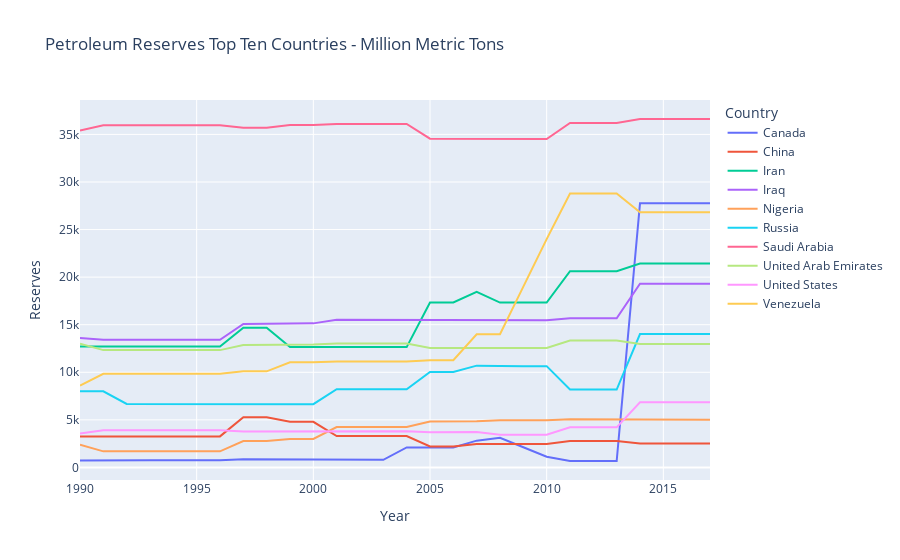

Notebook cell for this chart:
### Code cell
df2=top_countries_all_years.pivot(index='Year',columns='Country',values='Reserve_Qty_000')
px.line(df, 
        title='Petroleum Reserves Top Ten Countries - Million Metric Tons',
       labels={'value':'Reserves'})

### Figure 1 — Plotly figure (JSON) as saved in the notebook; plotly's stock layout.template omitted (floating-point values rounded to 4 significant figures)
{"data": [{"hovertemplate": "Country=Canada<br>Year=%{x}<br>Reserves=%{y}<extra></extra>", "legendgroup": "Canada", "line": {"color": "#636efa", "dash": "solid"}, "mode": "lines", "name": "Canada", "orientation": "v", "showlegend": true, "type": "scatter", "x": [1990, 1991, 1992, 1993, 1994, 1995, 1996, 1997, 1998, 1999, 2000, 2001, 2002, 2003, 2004, 2005, 2006, 2007, 2008, 2009, 2010, 2011, 2012, 2013, 2014, 2015, 2016, 2017], "xaxis": "x", "y": [720, 758, 758, 758, 758, 758, 758, 849, 849, 779, 779, 802, 802, 802, 2106, 2106, 2106, 2818, 3126, 2126, 1126, 678, 678, 678, 27750.0, 27750.0, 27750.0, 27750.0], "yaxis": "y"}, {"hovertemplate": "Country=China<br>Year=%{x}<br>Reserves=%{y}<extra></extra>", "legendgroup": "China", "line": {"color": "#EF553B", "dash": "solid"}, "mode": "lines", "name": "China", "orientation": "v", "showlegend": true, "type": "scatter", "x": [1990, 1991, 1992, 1993, 1994, 1995, 1996, 1997, 1998, 1999, 2000, 2001, 2002, 2003, 2004, 2005, 2006, 2007, 2008, 2009, 2010, 2011, 2012, 2013, 2014, 2015, 2016, 2017], "xaxis": "x", "y": [3264, 3264, 3264, 3264, 3264, 3264, 3264, 5272, 5272, 4793, 4793, 3300, 3300, 3300, 3300, 2212, 2212, 2466, 2466, 2466, 2466, 2789, 2789, 2789, 2521, 2521, 2521, 2521], "yaxis": "y"}, {"hovertemplate": "Country=Iran<br>Year=%{x}<br>Reserves=%{y}<extra></extra>", "legendgroup": "Iran", "line": {"color": "#00cc96", "dash": "solid"}, "mode": "lines", "name": "Iran", "orientation": "v", "showlegend": true, "type": "scatter", "x": [1990, 1991, 1992, 1993, 1994, 1995, 1996, 1997, 1998, 1999, 2000, 2001, 2002, 2003, 2004, 2005, 2006, 2007, 2008, 2009, 2010, 2011, 2012, 2013, 2014, 2015, 2016, 2017], "xaxis": "x", "y": [12700, 12700, 12700, 12700, 12700, 12700, 12700, 14674, 14674, 12667, 12667, 12649, 12649, 12649, 12649, 17340, 17340, 18450, 17329, 17329, 17329, 20624, 20624, 20624, 21433, 21433, 21433, 21433], "yaxis": "y"}, {"hovertemplate": "Country=Iraq<br>Year=%{x}<br>Reserves=%{y}<extra></extra>", "legendgroup": "Iraq", "line": {"color": "#ab63fa", "dash": "solid"}, "mode": "lines", "name": "Iraq", "orientation": "v", "showlegend": true, "type": "scatter", "x": [1990, 1991, 1992, 1993, 1994, 1995, 1996, 1997, 1998, 1999, 2000, 2001, 2002, 2003, 2004, 2005, 2006, 2007, 2008, 2009, 2010, 2011, 2012, 2013, 2014, 2015, 2016, 2017], "xaxis": "x", "y": [13600, 13417, 13417, 13417, 13417, 13417, 13417, 15074, 15074, 15141, 15141, 15520, 15520, 15520, 15520, 15478, 15478, 15478, 15478, 15478, 15478, 15686, 15686, 15686, 19310.0, 19310.0, 19310.0, 19310.0], "yaxis": "y"}, {"hovertemplate": "Country=Nigeria<br>Year=%{x}<br>Reserves=%{y}<extra></extra>", "legendgroup": "Nigeria", "line": {"color": "#FFA15A", "dash": "solid"}, "mode": "lines", "name": "Nigeria", "orientation": "v", "showlegend": true, "type": "scatter", "x": [1990, 1991, 1992, 1993, 1994, 1995, 1996, 1997, 1998, 1999, 2000, 2001, 2002, 2003, 2004, 2005, 2006, 2007, 2008, 2009, 2010, 2011, 2012, 2013, 2014, 2015, 2016, 2017], "xaxis": "x", "y": [2400, 1693, 1693, 1693, 1693, 1693, 1693, 2777, 2777, 3000, 3000, 4252, 4252, 4252, 4252, 4823, 4823, 4860, 4953, 4953, 4953, 5074, 5074, 5074, 5003.0, 5003.0, 5003.0, 5003.0], "yaxis": "y"}, {"hovertemplate": "Country=Russia<br>Year=%{x}<br>Reserves=%{y}<extra></extra>", "legendgroup": "Russia", "line": {"color": "#19d3f3", "dash": "solid"}, "mode": "lines", "name": "Russia", "orientation": "v", "showlegend": true, "type": "scatter", "x": [1990, 1991, 1992, 1993, 1994, 1995, 1996, 1997, 1998, 1999, 2000, 2001, 2002, 2003, 2004, 2005, 2006, 2007, 2008, 2009, 2010, 2011, 2012, 2013, 2014, 2015, 2016, 2017], "xaxis": "x", "y": [8000, 8000, 6670, 6670, 6670, 6670, 6670, 6654, 6654, 6654, 6654, 8219, 8219, 8219, 8219, 10027, 10027, 10700, 10647, 10647, 10647, 8184, 8184, 8184, 14024, 14024, 14024, 14024], "yaxis": "y"}, {"hovertemplate": "Country=Saudi Arabia<br>Year=%{x}<br>Reserves=%{y}<extra></extra>", "legendgroup": "Saudi Arabia", "line": {"color": "#FF6692", "dash": "solid"}, "mode": "lines", "name": "Saudi Arabia", "orientation": "v", "showlegend": true, "type": "scatter", "x": [1990, 1991, 1992, 1993, 1994, 1995, 1996, 1997, 1998, 1999, 2000, 2001, 2002, 2003, 2004, 2005, 2006, 2007, 2008, 2009, 2010, 2011, 2012, 2013, 2014, 2015, 2016, 2017], "xaxis": "x", "y": [35407, 35960, 35960, 35960, 35960, 35960, 35960, 35709, 35709, 35983, 35983, 36098, 36098, 36098, 36098, 34550, 34550, 34542, 34518, 34518, 34518, 36201, 36201, 36201, 36620.0, 36620.0, 36620.0, 36620.0], "yaxis": "y"}, {"hovertemplate": "Country=United Arab Emirates<br>Year=%{x}<br>Reserves=%{y}<extra></extra>", "legendgroup": "United Arab Emirates", "line": {"color": "#B6E880", "dash": "solid"}, "mode": "lines", "name": "United Arab Emirates", "orientation": "v", "showlegend": true, "type": "scatter", "x": [1990, 1991, 1992, 1993, 1994, 1995, 1996, 1997, 1998, 1999, 2000, 2001, 2002, 2003, 2004, 2005, 2006, 2007, 2008, 2009, 2010, 2011, 2012, 2013, 2014, 2015, 2016, 2017], "xaxis": "x", "y": [13000, 12330, 12330, 12330, 12330, 12330, 12330, 12875, 12875, 12915, 12915, 13023, 13023, 13023, 13023, 12555, 12555, 12555, 12555, 12555, 12555, 13340, 13340, 13340, 12976, 12976, 12976, 12976], "yaxis": "y"}, {"hovertemplate": "Country=United States<br>Year=%{x}<br>Reserves=%{y}<extra></extra>", "legendgroup": "United States", "line": {"color": "#FF97FF", "dash": "solid"}, "mode": "lines", "name": "United States", "orientation": "v", "showlegend": true, "type": "scatter", "x": [1990, 1991, 1992, 1993, 1994, 1995, 1996, 1997, 1998, 1999, 2000, 2001, 2002, 2003, 2004, 2005, 2006, 2007, 2008, 2009, 2010, 2011, 2012, 2013, 2014, 2015, 2016, 2017], "xaxis": "x", "y": [3560, 3900, 3900, 3900, 3900, 3900, 3900, 3768, 3768, 3728, 3728, 3801, 3801, 3801, 3801, 3691, 3691, 3717, 3429, 3429, 3429, 4215, 4215, 4215, 6857, 6857, 6857, 6857], "yaxis": "y"}, {"hovertemplate": "Country=Venezuela<br>Year=%{x}<br>Reserves=%{y}<extra></extra>", "legendgroup": "Venezuela", "line": {"color": "#FECB52", "dash": "solid"}, "mode": "lines", "name": "Venezuela", "orientation": "v", "showlegend": true, "type": "scatter", "x": [1990, 1991, 1992, 1993, 1994, 1995, 1996, 1997, 1998, 1999, 2000, 2001, 2002, 2003, 2004, 2005, 2006, 2007, 2008, 2009, 2010, 2011, 2012, 2013, 2014, 2015, 2016, 2017], "xaxis": "x", "y": [8604, 9842, 9842, 9842, 9842, 9842, 9842, 10097, 10097, 11048, 11048, 11139, 11139, 11139, 11139, 11269, 11269, 13997, 13997, 18997, 23997, 28780, 28780, 28780, 26807, 26807, 26807, 26807], "yaxis": "y"}], "layout": {"legend": {"title": {"text": "Country"}, "tracegroupgap": 0}, "title": {"text": "Petroleum Reserves Top Ten Countries - Million Metric Tons"}, "xaxis": {"anchor": "y", "domain": [0, 1], "title": {"text": "Year"}}, "yaxis": {"anchor": "x", "domain": [0, 1], "title": {"text": "Reserves"}}}}
